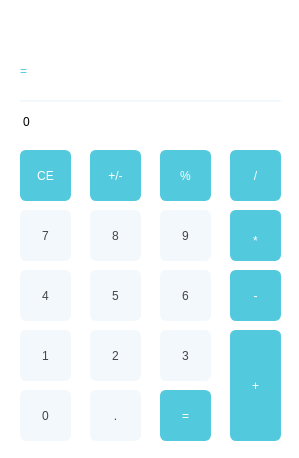
<?xml version="1.0" encoding="UTF-8"?>
<ui version="4.0">
 <class>MainWindow</class>
 <widget class="QMainWindow" name="MainWindow">
  <property name="geometry">
   <rect>
    <x>0</x>
    <y>0</y>
    <width>299</width>
    <height>458</height>
   </rect>
  </property>
  <property name="windowTitle">
   <string>MainWindow</string>
  </property>
  <property name="styleSheet">
   <string notr="true">background-color : white;</string>
  </property>
  <widget class="QWidget" name="centralwidget">
   <widget class="QLabel" name="result_show">
    <property name="geometry">
     <rect>
      <x>20</x>
      <y>30</y>
      <width>261</width>
      <height>71</height>
     </rect>
    </property>
    <property name="styleSheet">
     <string notr="true">QLabel {
	font: 700 26pt &quot;Vela Sans GX&quot;;
	qproperty-alignment: 'AlignVCenter | AlignRight';
}</string>
    </property>
    <property name="text">
     <string>0</string>
    </property>
   </widget>
   <widget class="QLabel" name="equation_show">
    <property name="geometry">
     <rect>
      <x>20</x>
      <y>100</y>
      <width>261</width>
      <height>41</height>
     </rect>
    </property>
    <property name="styleSheet">
     <string notr="true">QLabel {
	qproperty-alignment: 'AlignVCenter | AlignRight';
	font: 700 14pt &quot;Vela Sans GX&quot;;
	border-top:  2px solid rgb(242, 248, 252);
}</string>
    </property>
    <property name="text">
     <string>0</string>
    </property>
   </widget>
   <widget class="QPushButton" name="pushButton_clean">
    <property name="geometry">
     <rect>
      <x>20</x>
      <y>150</y>
      <width>51</width>
      <height>51</height>
     </rect>
    </property>
    <property name="styleSheet">
     <string notr="true">QPushButton {
	font: 700 18pt &quot;Vela Sans GX&quot;;
	background-color : rgb(82, 201, 220);
	color : white;
	border: 1px solid rgb(82, 201, 220);
	border-radius: 6px;
}
QPushButton:pressed {
	background-color : rgb(74, 175, 191);
}</string>
    </property>
    <property name="text">
     <string>CE</string>
    </property>
   </widget>
   <widget class="QPushButton" name="pushButton_or">
    <property name="geometry">
     <rect>
      <x>90</x>
      <y>150</y>
      <width>51</width>
      <height>51</height>
     </rect>
    </property>
    <property name="styleSheet">
     <string notr="true">QPushButton {
	font: 500 18pt &quot;Vela Sans GX&quot;;
	background-color : rgb(82, 201, 220);
	color : white;
	border: 1px solid rgb(82, 201, 220);
	border-radius: 6px;
}

QPushButton:pressed {
	background-color : rgb(74, 175, 191);
}</string>
    </property>
    <property name="text">
     <string>+/-</string>
    </property>
   </widget>
   <widget class="QPushButton" name="pushButton_percent">
    <property name="geometry">
     <rect>
      <x>160</x>
      <y>150</y>
      <width>51</width>
      <height>51</height>
     </rect>
    </property>
    <property name="styleSheet">
     <string notr="true">QPushButton {
	font: 500 18pt &quot;Vela Sans GX&quot;;
	background-color : rgb(82, 201, 220);
	color : white;
	border: 1px solid rgb(82, 201, 220);
	border-radius: 6px;
}

QPushButton:pressed {
	background-color : rgb(74, 175, 191);
}</string>
    </property>
    <property name="text">
     <string>%</string>
    </property>
   </widget>
   <widget class="QPushButton" name="pushButton_divide">
    <property name="geometry">
     <rect>
      <x>230</x>
      <y>150</y>
      <width>51</width>
      <height>51</height>
     </rect>
    </property>
    <property name="styleSheet">
     <string notr="true">QPushButton {
	font: 500 18pt &quot;Vela Sans GX&quot;;
	background-color : rgb(82, 201, 220);
	color : white;
	border: 1px solid rgb(82, 201, 220);
	border-radius: 6px;
}

QPushButton:pressed {
	background-color : rgb(74, 175, 191);
}</string>
    </property>
    <property name="text">
     <string>/</string>
    </property>
   </widget>
   <widget class="QPushButton" name="pushButton_9">
    <property name="geometry">
     <rect>
      <x>160</x>
      <y>210</y>
      <width>51</width>
      <height>51</height>
     </rect>
    </property>
    <property name="styleSheet">
     <string notr="true">QPushButton {
	background-color : rgb(242, 248, 252);
	color : rgb(69, 69, 69);
	border: 1px solid  rgb(242, 248, 252);
	border-radius: 6px;
	font: 18pt &quot;Titillium Web&quot;;
}

QPushButton:pressed {
	background-color : rgb(203, 211, 216);
}</string>
    </property>
    <property name="text">
     <string>9</string>
    </property>
   </widget>
   <widget class="QPushButton" name="pushButton_multiply">
    <property name="geometry">
     <rect>
      <x>230</x>
      <y>210</y>
      <width>51</width>
      <height>51</height>
     </rect>
    </property>
    <property name="styleSheet">
     <string notr="true">QPushButton {
	font: 700 20pt &quot;Vela Sans GX&quot;;
	padding-top: 10px;
	background-color : rgb(82, 201, 220);
	color : white;
	border: 1px solid rgb(82, 201, 220);
	border-radius: 6px;
}

QPushButton:pressed {
	background-color : rgb(74, 175, 191);
}</string>
    </property>
    <property name="text">
     <string>*</string>
    </property>
   </widget>
   <widget class="QPushButton" name="pushButton_7">
    <property name="geometry">
     <rect>
      <x>20</x>
      <y>210</y>
      <width>51</width>
      <height>51</height>
     </rect>
    </property>
    <property name="styleSheet">
     <string notr="true">QPushButton {
	font: 18pt &quot;Titillium Web&quot;;
	background-color : rgb(242, 248, 252);
	color : rgb(69, 69, 69);
	border: 1px solid  rgb(242, 248, 252);
	border-radius: 6px;
}

QPushButton:pressed {
	background-color : rgb(203, 211, 216);
}</string>
    </property>
    <property name="text">
     <string>7</string>
    </property>
   </widget>
   <widget class="QPushButton" name="pushButton_8">
    <property name="geometry">
     <rect>
      <x>90</x>
      <y>210</y>
      <width>51</width>
      <height>51</height>
     </rect>
    </property>
    <property name="styleSheet">
     <string notr="true">QPushButton {
	background-color : rgb(242, 248, 252);
	color : rgb(69, 69, 69);
	border: 1px solid  rgb(242, 248, 252);
	border-radius: 6px;
	font: 18pt &quot;Titillium Web&quot;;
}

QPushButton:pressed {
	background-color : rgb(203, 211, 216);
}</string>
    </property>
    <property name="text">
     <string>8</string>
    </property>
   </widget>
   <widget class="QPushButton" name="pushButton_5">
    <property name="geometry">
     <rect>
      <x>90</x>
      <y>270</y>
      <width>51</width>
      <height>51</height>
     </rect>
    </property>
    <property name="styleSheet">
     <string notr="true">QPushButton {
	background-color : rgb(242, 248, 252);
	color : rgb(69, 69, 69);
	border: 1px solid  rgb(242, 248, 252);
	border-radius: 6px;
	font: 18pt &quot;Titillium Web&quot;;
}

QPushButton:pressed {
	background-color : rgb(203, 211, 216);
}</string>
    </property>
    <property name="text">
     <string>5</string>
    </property>
   </widget>
   <widget class="QPushButton" name="pushButton_4">
    <property name="geometry">
     <rect>
      <x>20</x>
      <y>270</y>
      <width>51</width>
      <height>51</height>
     </rect>
    </property>
    <property name="styleSheet">
     <string notr="true">QPushButton {
	font: 18pt &quot;Titillium Web&quot;;
	background-color : rgb(242, 248, 252);
	color : rgb(69, 69, 69);
	border: 1px solid  rgb(242, 248, 252);
	border-radius: 6px;
}

QPushButton:pressed {
	background-color : rgb(203, 211, 216);
}</string>
    </property>
    <property name="text">
     <string>4</string>
    </property>
   </widget>
   <widget class="QPushButton" name="pushButton_6">
    <property name="geometry">
     <rect>
      <x>160</x>
      <y>270</y>
      <width>51</width>
      <height>51</height>
     </rect>
    </property>
    <property name="styleSheet">
     <string notr="true">QPushButton {
	background-color : rgb(242, 248, 252);
	color : rgb(69, 69, 69);
	border: 1px solid  rgb(242, 248, 252);
	border-radius: 6px;
	font: 18pt &quot;Titillium Web&quot;;
}

QPushButton:pressed {
	background-color : rgb(203, 211, 216);
}</string>
    </property>
    <property name="text">
     <string>6</string>
    </property>
   </widget>
   <widget class="QPushButton" name="pushButton_minus">
    <property name="geometry">
     <rect>
      <x>230</x>
      <y>270</y>
      <width>51</width>
      <height>51</height>
     </rect>
    </property>
    <property name="styleSheet">
     <string notr="true">QPushButton {
	font: 700 20pt &quot;Vela Sans GX&quot;;
	background-color : rgb(82, 201, 220);
	color : white;
	border: 1px solid rgb(82, 201, 220);
	border-radius: 6px;
}

QPushButton:pressed {
	background-color : rgb(74, 175, 191);
}</string>
    </property>
    <property name="text">
     <string>-</string>
    </property>
   </widget>
   <widget class="QPushButton" name="pushButton_2">
    <property name="geometry">
     <rect>
      <x>90</x>
      <y>330</y>
      <width>51</width>
      <height>51</height>
     </rect>
    </property>
    <property name="styleSheet">
     <string notr="true">QPushButton {
	background-color : rgb(242, 248, 252);
	color : rgb(69, 69, 69);
	border: 1px solid  rgb(242, 248, 252);
	border-radius: 6px;
	font: 18pt &quot;Titillium Web&quot;;
}

QPushButton:pressed {
	background-color : rgb(203, 211, 216);
}</string>
    </property>
    <property name="text">
     <string>2</string>
    </property>
   </widget>
   <widget class="QPushButton" name="pushButton_3">
    <property name="geometry">
     <rect>
      <x>160</x>
      <y>330</y>
      <width>51</width>
      <height>51</height>
     </rect>
    </property>
    <property name="styleSheet">
     <string notr="true">QPushButton {
	background-color : rgb(242, 248, 252);
	color : rgb(69, 69, 69);
	border: 1px solid  rgb(242, 248, 252);
	border-radius: 6px;
	font: 18pt &quot;Titillium Web&quot;;
}

QPushButton:pressed {
	background-color : rgb(203, 211, 216);
}</string>
    </property>
    <property name="text">
     <string>3</string>
    </property>
   </widget>
   <widget class="QPushButton" name="pushButton_1">
    <property name="geometry">
     <rect>
      <x>20</x>
      <y>330</y>
      <width>51</width>
      <height>51</height>
     </rect>
    </property>
    <property name="styleSheet">
     <string notr="true">QPushButton {
	background-color : rgb(242, 248, 252);
	color : rgb(69, 69, 69);
	border: 1px solid  rgb(242, 248, 252);
	border-radius: 6px;
	font: 18pt &quot;Titillium Web&quot;;
}

QPushButton:pressed {
	background-color : rgb(203, 211, 216);
}</string>
    </property>
    <property name="text">
     <string>1</string>
    </property>
   </widget>
   <widget class="QPushButton" name="pushButton_plus">
    <property name="geometry">
     <rect>
      <x>230</x>
      <y>330</y>
      <width>51</width>
      <height>111</height>
     </rect>
    </property>
    <property name="styleSheet">
     <string notr="true">QPushButton {
	font: 700 28pt &quot;Vela Sans GX&quot;;
	background-color : rgb(82, 201, 220);
	color : white;
	border: 1px solid rgb(82, 201, 220);
	border-radius: 6px;
}

QPushButton:pressed {
	background-color : rgb(74, 175, 191);
}</string>
    </property>
    <property name="text">
     <string>+</string>
    </property>
   </widget>
   <widget class="QPushButton" name="pushButton_0">
    <property name="geometry">
     <rect>
      <x>20</x>
      <y>390</y>
      <width>51</width>
      <height>51</height>
     </rect>
    </property>
    <property name="styleSheet">
     <string notr="true">QPushButton {
	background-color : rgb(242, 248, 252);
	color : rgb(69, 69, 69);
	border: 1px solid  rgb(242, 248, 252);
	border-radius: 6px;
	font: 18pt &quot;Titillium Web&quot;;
}

QPushButton:pressed {
	background-color : rgb(203, 211, 216);
}</string>
    </property>
    <property name="text">
     <string>0</string>
    </property>
   </widget>
   <widget class="QPushButton" name="pushButton_dot">
    <property name="geometry">
     <rect>
      <x>90</x>
      <y>390</y>
      <width>51</width>
      <height>51</height>
     </rect>
    </property>
    <property name="styleSheet">
     <string notr="true">QPushButton {
	background-color : rgb(242, 248, 252);
	color : rgb(69, 69, 69);
	border: 1px solid  rgb(242, 248, 252);
	border-radius: 6px;
	font: 22pt &quot;Titillium Web&quot;;
}

QPushButton:pressed {
	background-color : rgb(203, 211, 216);
}</string>
    </property>
    <property name="text">
     <string>.</string>
    </property>
   </widget>
   <widget class="QPushButton" name="pushButton_ecual">
    <property name="geometry">
     <rect>
      <x>160</x>
      <y>390</y>
      <width>51</width>
      <height>51</height>
     </rect>
    </property>
    <property name="styleSheet">
     <string notr="true">QPushButton {
	font: 700 22pt &quot;Vela Sans GX&quot;;
	background-color : rgb(82, 201, 220);
	color : white;
	border: 1px solid rgb(82, 201, 220);
	border-radius: 6px;
}

QPushButton:pressed {
	background-color : rgb(74, 175, 191);
}</string>
    </property>
    <property name="text">
     <string>=</string>
    </property>
   </widget>
   <widget class="QLabel" name="equal_icon">
    <property name="geometry">
     <rect>
      <x>20</x>
      <y>50</y>
      <width>41</width>
      <height>41</height>
     </rect>
    </property>
    <property name="styleSheet">
     <string notr="true">QLabel {
	font: 700 26pt &quot;Vela Sans GX&quot;;
	color: rgb(82, 201, 220);
	qproperty-alignment: 'AlignVCenter | AlignLeft';
}</string>
    </property>
    <property name="text">
     <string>=</string>
    </property>
   </widget>
  </widget>
 </widget>
 <resources/>
 <connections/>
</ui>
